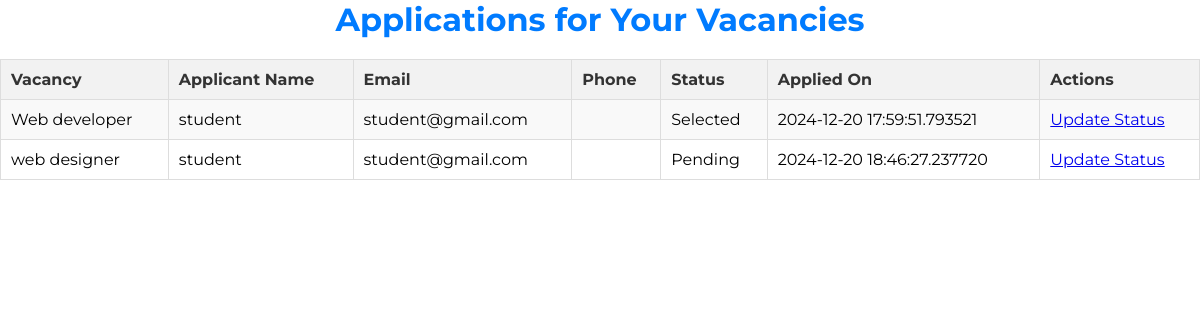
The page /company/view_applications (signed in) on the database its author committed.
### app.py (models this page shows, shortened)
class Application(db.Model):
    id = db.Column(db.Integer, primary_key=True)
    student_id = db.Column(db.Integer, db.ForeignKey('user.id'), nullable=False)
    vacancy_id = db.Column(db.Integer, db.ForeignKey('vacancy.id'), nullable=False)
    status = db.Column(db.String(20), default='Pending')  # 'Pending', 'Selected', 'Rejected'
    applied_date = db.Column(db.DateTime, default=datetime.utcnow)
    student = db.relationship('User', backref='applications', foreign_keys=[student_id])  # Assuming 'User' is the student model
    vacancy = db.relationship('Vacancy', backref='applications', foreign_keys=[vacancy_id])

class Vacancy(db.Model):
    id = db.Column(db.Integer, primary_key=True)
    company_id = db.Column(db.Integer, db.ForeignKey('user.id'), nullable=False)
    title = db.Column(db.String(100), nullable=False)
    description = db.Column(db.Text, nullable=False)
    location = db.Column(db.String(100), nullable=False)
    posted_date = db.Column(db.DateTime, default=datetime.utcnow)
    last_date = db.Column(db.DateTime, nullable=False)
    company = db.relationship('User', backref='vacancies')  # Assuming 'User' is the company model

class User(db.Model, UserMixin):
    id = db.Column(db.Integer, primary_key=True)
    username = db.Column(db.String(50), unique=True, nullable=False)
    email = db.Column(db.String(120), unique=True, nullable=False)
    password = db.Column(db.String(60), nullable=False)
    role = db.Column(db.String(20), nullable=False)  # e.g., "student", "company"

### app.py (the view)
@app.route('/company/view_applications')
@login_required
def view_applications():
    if current_user.role != 'company':
        flash('Access denied!', 'danger')
        return redirect(url_for('index'))
    vacancies = Vacancy.query.filter_by(company_id=current_user.id).all()
    applications = []
    for vacancy in vacancies:
        vacancy_applications = Application.query.filter_by(vacancy_id=vacancy.id).all()
        applications.extend(vacancy_applications)
    return render_template('view_applications.html', applications=applications)

### app.py (called while the page is built)
@login_manager.user_loader
def load_user(user_id):
    return User.query.get(int(user_id))

### templates/view_applications.html
{% extends 'base.html' %}
{% block body %}
<div class="container">
    <h1>Applications for Your Vacancies</h1>
    {% if applications %}
        <table class="table">
            <thead>
                <tr>
                    <th>Vacancy</th>
                    <th>Applicant Name</th>
                    <th>Email</th>
                    <th>Phone</th>
                    <th>Status</th>
                    <th>Applied On</th>
                    <th>Actions</th>
                </tr>
            </thead>
            <tbody>
                {% for application in applications %}
                    <tr>
                        <td>{{ application.vacancy.title }}</td>
                        <td>{{ application.student.username }}</td>
                        <td>{{ application.student.email }}</td>
                        <td>{{ application.student.phone }}</td>
                        <td>{{ application.status }}</td>
                        <td>{{ application.applied_date }}</td>
                        <td>
                            <a href="{{ url_for('update_application_status', application_id=application.id) }}" class="btn btn-warning">Update Status</a>
                        </td>
                    </tr>
                {% endfor %}
            </tbody>
        </table>
    {% else %}
        <p>No applications found for your vacancies.</p>
    {% endif %}
</div>
{% endblock %}

### templates/base.html (shortened to what this page needs)
<!DOCTYPE html>
<html lang="en">
<head>
  <link rel="stylesheet" href="{{ url_for('static', filename='styles.css') }}">
   <link rel="stylesheet" href="https://cdnjs.cloudflare.com/ajax/libs/font-awesome/6.6.0/css/all.min.css" />
</head>
<body>
{% block body %}
{% endblock body %}
</body>
</html>

### static/styles.css (style rules this page uses)
* { margin: 0; padding: 0; box-sizing: border-box; }
html, body { height: 100%; width: 100%; font-family: 'Montserrat', sans-serif; }
body { font-family: 'Montserrat', sans-serif; }
h1 { color: #007bff; margin-bottom: 20px; }
h1 { text-align: center; color: #007bff; margin-bottom: 20px; }
.table { width: 100%; border-collapse: collapse; margin-bottom: 20px; }
.table th, .table td { border: 1px solid #ddd; padding: 10px; text-align: left; }
.table th { background-color: #f2f2f2; color: #333; }
.table tbody tr:nth-child(odd) { background-color: #f9f9f9; }
.table tbody tr:nth-child(even) { background-color: #ffffff; }

### rows shown on the page
Application: vacancy "Web developer", student.username "student", student.email "student@gmail.com", status "Selected", applied_date "2024-12-20 17:59:51.793521"
Application: vacancy "web designer", student.username "student", student.email "student@gmail.com", status "Pending", applied_date "2024-12-20 18:46:27.237720"
